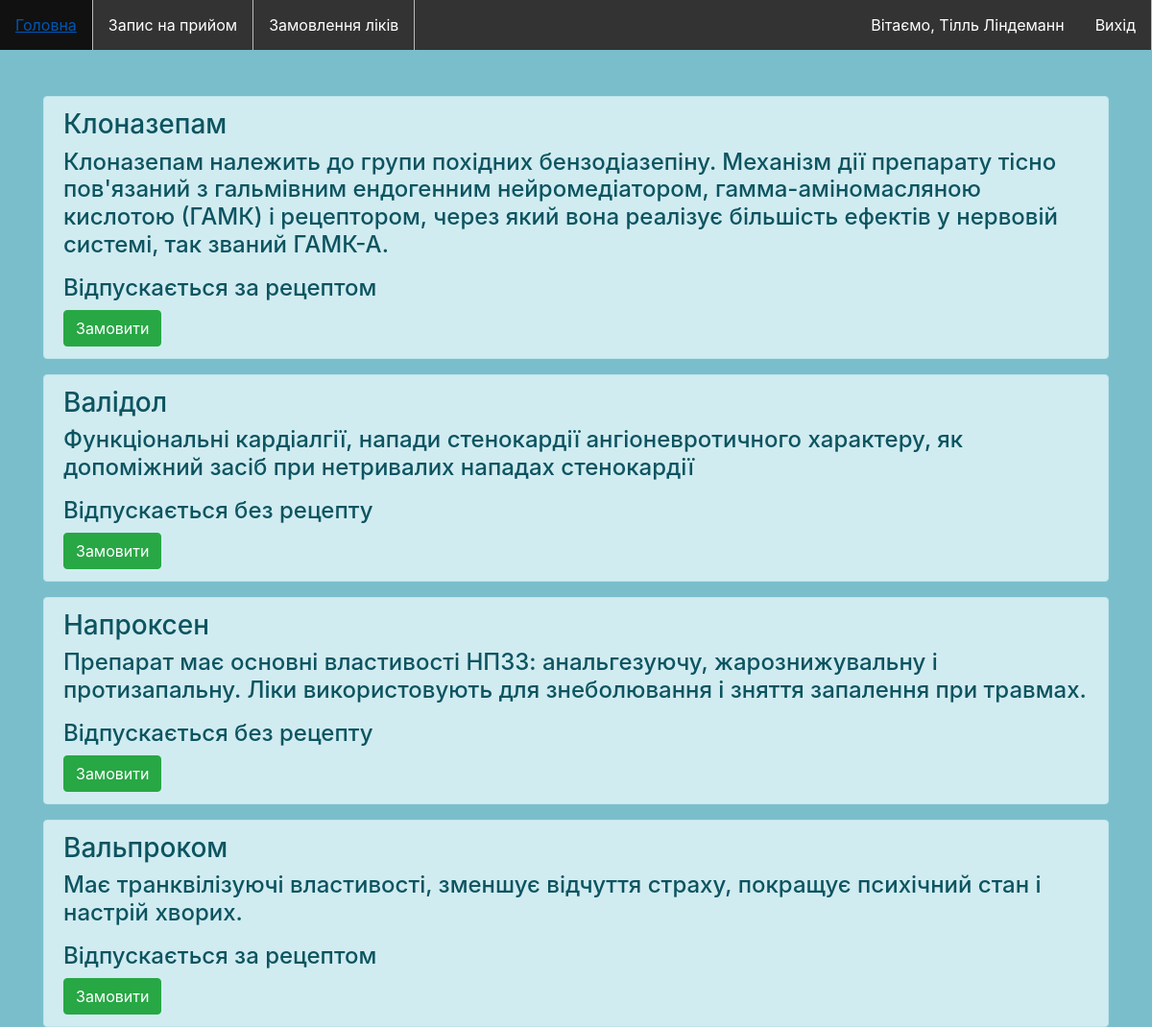
Screenshot of /medical/ (signed in) with the database file from the repository.
### Questionnaire/apps/mainApp/models.py (models this page shows, shortened)
class User(AbstractUser):
    role = models.PositiveSmallIntegerField(choices=ROLES, default=1)

class Medical(models.Model):
    name = models.TextField('Назва')
    description = models.TextField('Опис')
    reception = models.BooleanField('Рецептурний препарат')
    class Meta:
        verbose_name = 'Ліки'
        verbose_name_plural = 'Ліки'

### Questionnaire/apps/mainApp/views.py (the view)
# urls.py: path('medical/', views.medical, name='medical'),
def medical(request):
    medicals = Medical.objects.all()
    context = {'medicals': medicals}
    return render(request, 'medicals.html', context)

### Questionnaire/templates/medicals.html (shortened to what this page needs)
{%  extends 'base.html' %}
{% block content %}
<div class="container mt-5">
  {% if medicals %}
    {% for medical in medicals %}
  <div  class="alert alert-info mt2">
     <h3>{{medical.name}}</h3>
      <h4>{{medical.description|linebreaks}}</h4>
      {% if medical.reception %}
        <h4>Відпускається за рецептом</h4>
      {% else %}
        <h4>Відпускається без рецепту</h4>
      {% endif %}
      <a href="{% url 'order' medical.name %}" class="btn btn-success">Замовити</a>
  </div>
    {% endfor %}
{% endif %}
</div>
{% endblock %}

### Questionnaire/templates/base.html (shortened to what this page needs)
<!DOCTYPE html>
<html lang = "ru">
  <head>
    <link rel="stylesheet" href="https://stackpath.bootstrapcdn.com/bootstrap/4.1.3/css/bootstrap.min.css">
    <link rel="stylesheet" href="https://use.fontawesome.com/releases/v5.6.1/css/all.css">
      {% load static %}
	<link rel="stylesheet" type="text/css" href="{% static 'index/css/style.css' %}">
  </head>
<body>
<ul>
  <li class="active"><a href="{% url 'index' %}">Головна</a></li></li>
    {% if user.role == 2 %}
            <li><a href="{% url 'add_appointment' %}">Запис на прийом</a></li>
            <li><a href="{% url 'medical' %}">Замовлення ліків</a></li>
    {% endif %}
    <li  style="float:right" st><a href="{% url 'logout' %}">Вихід</a></li>
  <li class="usrName">Вітаємо, {{request.user.get_full_name}}</li>
</ul>
  {% block content %}
  {% endblock %}
</body>
</html>

### Questionnaire/templates/base.html (style rules this page uses)
body, html { margin: 0; padding: 0; height: 100%; background: #7abecc !important; }
ul { list-style-type: none; margin: 0; padding: 0; overflow: hidden; background-color: #333; }
li { float: left; border-right:1px solid #bbb; }
li:last-child { border-right: none; }
li a { display: block; color: white; text-align: center; padding: 14px 16px; text-decoration: none; }
.active { background-color: #4CAF50; }
.usrName { float:right; vertical-align:5px; color:white; display: block; text-align: center; padding: 14px 16px; }

### rows the page displays
User: user.get_full_name "Тілль Ліндеманн"
Medical: name "Клоназепам", description "Клоназепам належить до групи похідних бензодіазепіну. Механізм дії препарату тісно пов'язаний з гальмівним ендогенним нейромедіатором, гамма-аміномасляною кислотою (ГАМК) і рецептором, через який вона реалізує більшість ефектів у нервовій системі, так званий ГАМК-А.", reception "Відпускається за рецептом"
Medical: name "Валідол", description "Функціональні кардіалгії, напади стенокардії ангіоневротичного характеру, як допоміжний засіб при нетривалих нападах стенокардії", reception "Відпускається без рецепту"
Medical: name "Напроксен", description "Препарат має основні властивості НПЗЗ: анальгезуючу, жарознижувальну і протизапальну. Ліки використовують для знеболювання і зняття запалення при травмах.", reception "Відпускається без рецепту"
Medical: name "Вальпроком", description "Має транквілізуючі властивості, зменшує відчуття страху, покращує психічний стан і настрій хворих.", reception "Відпускається за рецептом"
